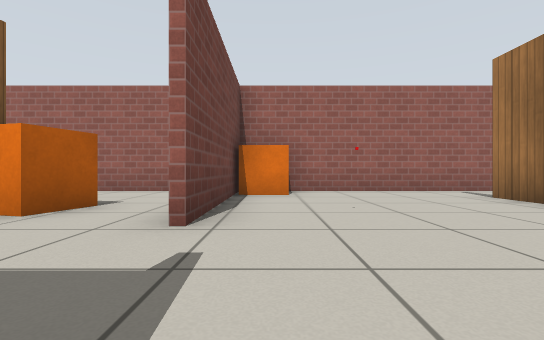
view 1 (above)

24 first-person views from a walk through a world built for the Gazebo simulator. The camera is 0.5 m above the floor, looks level and sees 85° across. The floor is counted in squares, 1 m on a side. Each view is taken from the middle of a square. On the plan, view 1 faces up. The plan holds only what a view shows up to about 9 squares ahead; the rest is blank. Simple patterns stand in for the simulator's built-in surfaces.

view 2
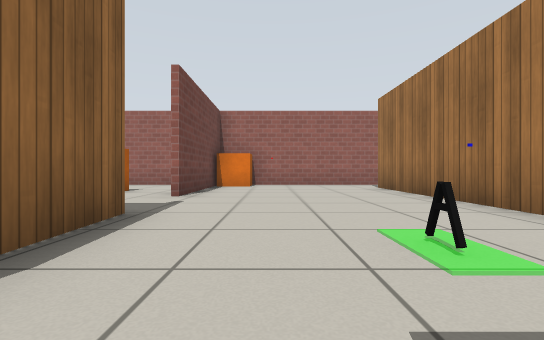

view 3
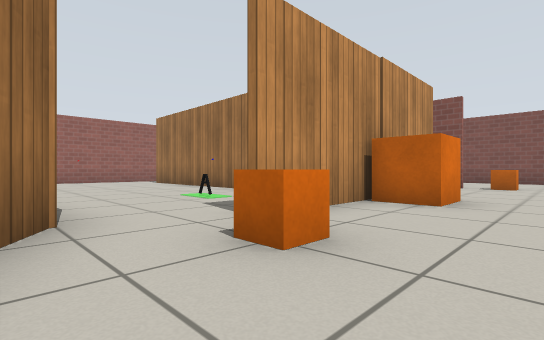

view 4
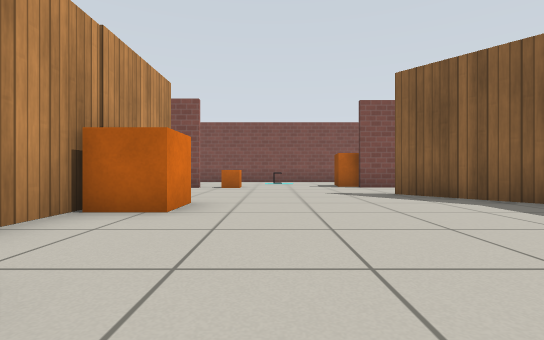

view 5
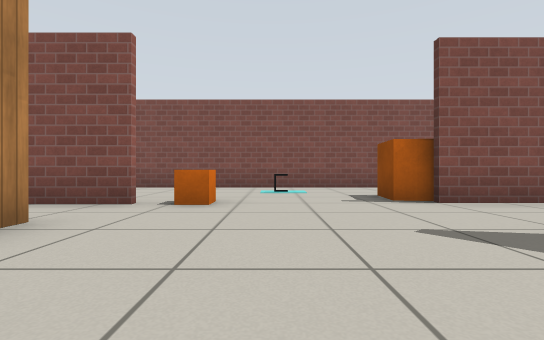

view 6
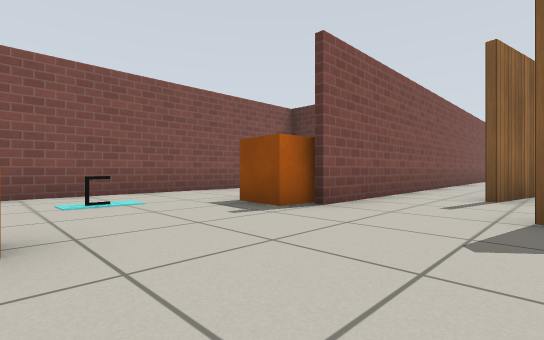

view 7
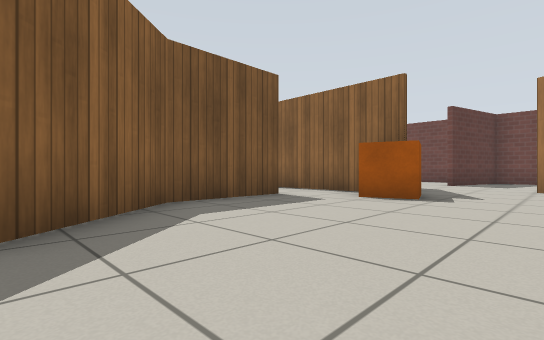

view 8
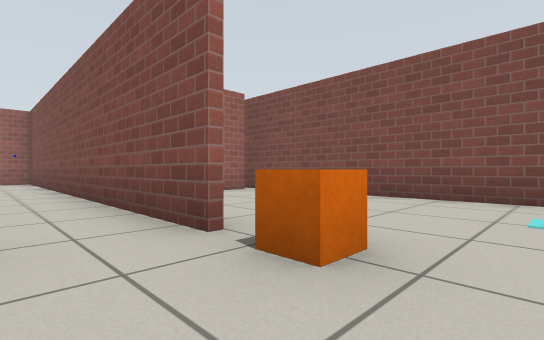

view 9
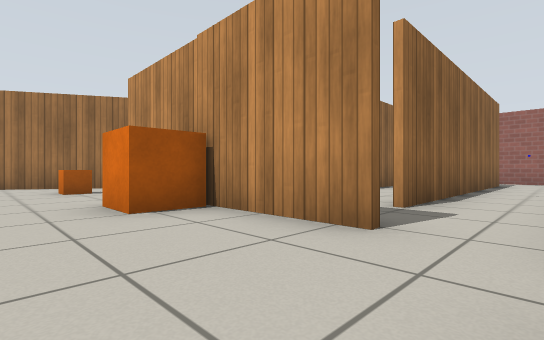

view 10
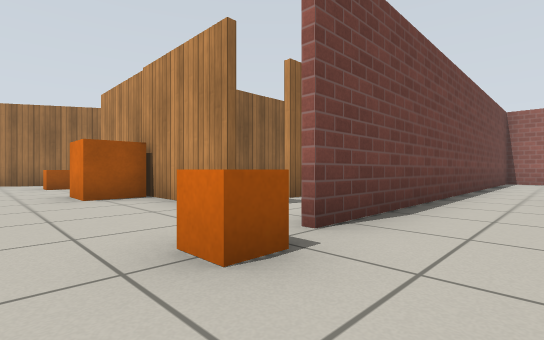

view 11
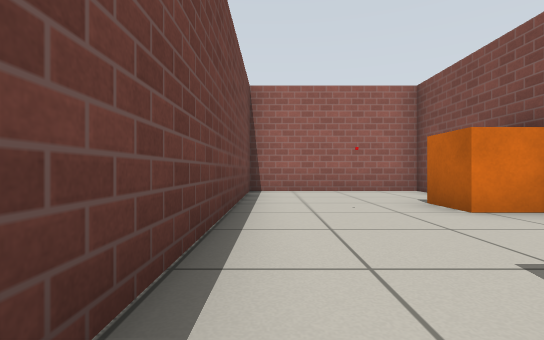

view 12
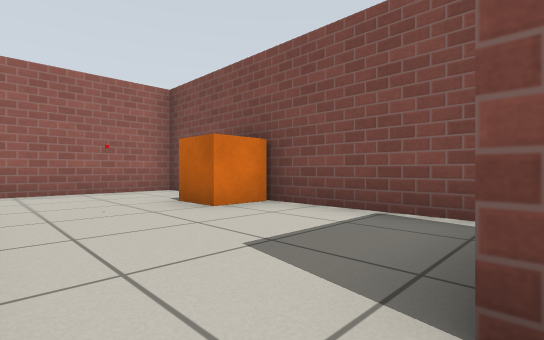

view 13
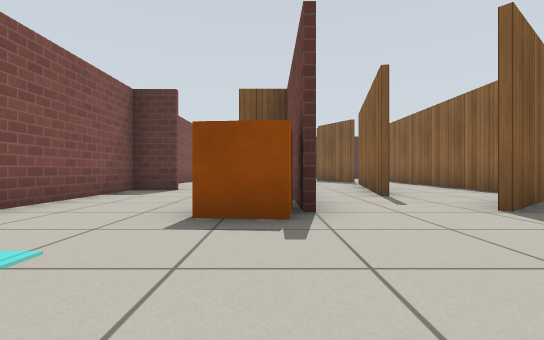

view 14
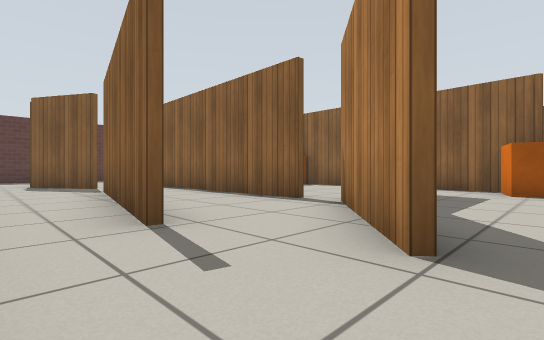

view 15
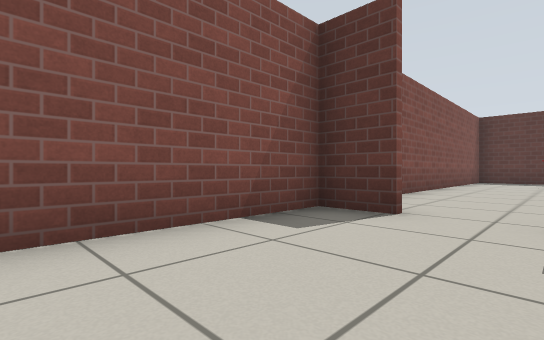

view 16
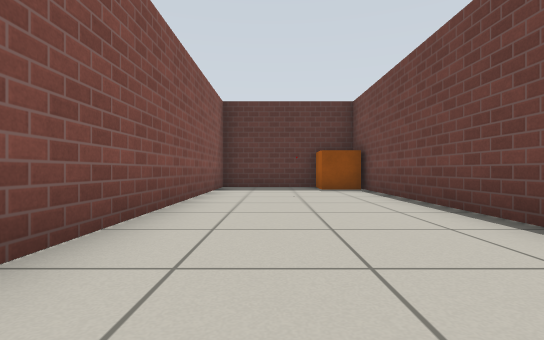

view 17
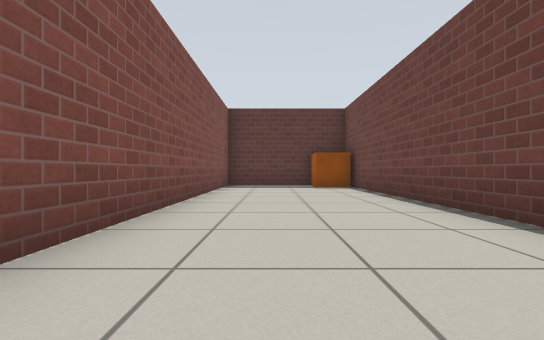

view 18
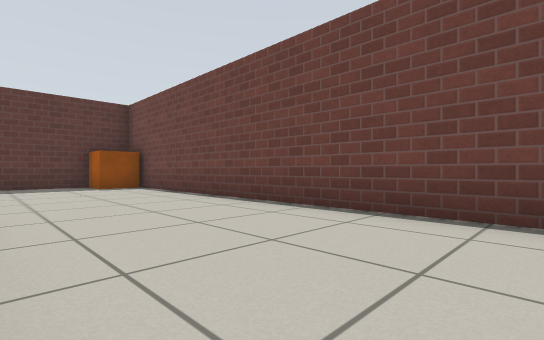

view 19
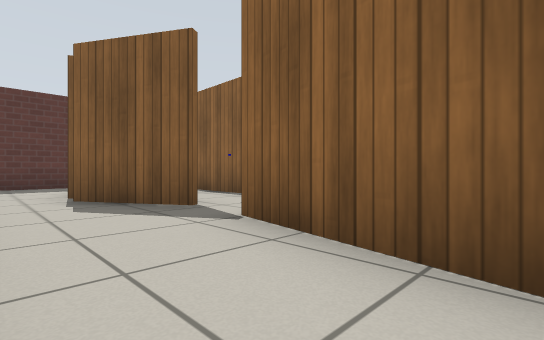

view 20
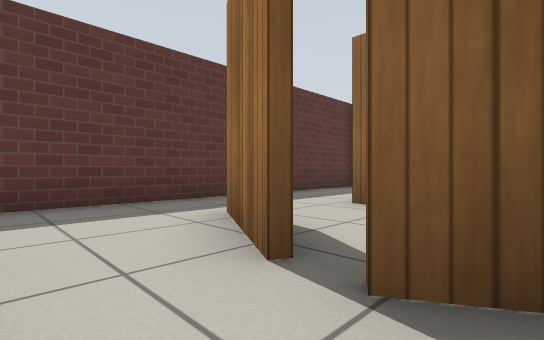

view 21
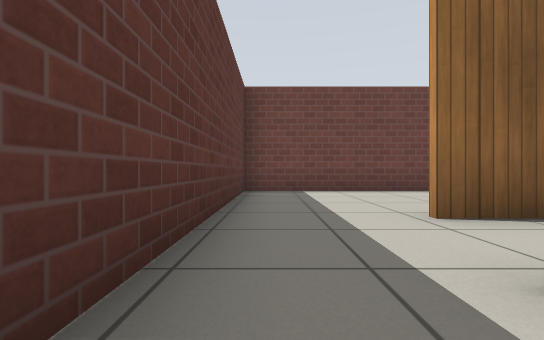

view 22
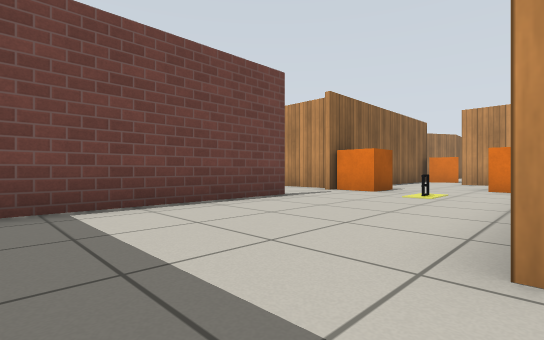

view 23
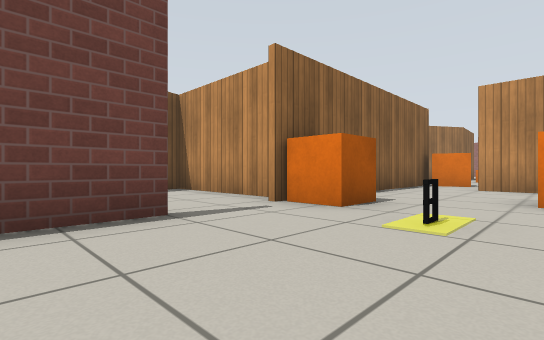

view 24
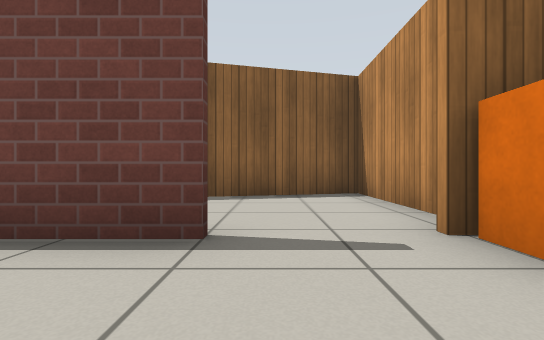

### Floor plan
Ten units are one square. View 1 is at (0, 0); x grows to the right and y downward. Boxes are objects, and circles mark ways between rooms. Rooms are numbered by the first view taken in them; rooms with no view inside come last. Other rooms are left out.
<svg viewBox="-49 -75 179 307">
<path fill="none" stroke="#000" d="M-7 -5 -6 14M40 1 40 -54M-10 -60 -8 -26M35 -70 -7 -70M63 86 50 97M69 106 64 132M86 95 86 123 99 123M86 131 86 226M83 134 83 94M69 37 14 37M112 123 124 123 124 -1M14 103 39 103 62 85M-1 94 -1 104M86 6 86 40M-6 29 -27 65M121 0 112 0M84 227 124 227 124 145M86 -55 86 -14M86 -4 86 6M83 -5 83 -14M124 -1 124 -70 84 -70M69 191 58 210M58 167 69 186M83 154 83 134M64 132 59 156M54 227 84 227M34 227 54 227M40 184 40 204M-1 174 -1 227 34 227M-8 152 -43 152 -35 183M-1 104 -1 146M26 105 14 105M64 122 68 106M40 114 40 184M50 97 39 106M-24 -70 -44 -70M65 -50 65 21M83 -14 83 -54M83 15 83 -5M83 40 83 15"/>
<rect x="-5" y="-65" width="10" height="10" fill="#bbb"><title>orange box</title></rect>
<rect x="15" y="5" width="10" height="10" fill="#bbb"><title>other object</title></rect>
<rect x="25" y="-5" width="10" height="10" fill="#bbb"><title>other object</title></rect>
<rect x="-5" y="75" width="20" height="20" fill="#bbb"><title>orange box</title></rect>
<rect x="5" y="35" width="10" height="10" fill="#bbb"><title>orange box</title></rect>
<rect x="35" y="35" width="10" height="20" fill="#bbb"><title>orange box</title></rect>
<rect x="75" y="45" width="10" height="10" fill="#bbb"><title>orange box</title></rect>
<rect x="85" y="215" width="10" height="10" fill="#bbb"><title>orange box</title></rect>
<rect x="85" y="75" width="20" height="20" fill="#bbb"><title>orange box</title></rect>
<rect x="105" y="55" width="10" height="10" fill="#bbb"><title>other object</title></rect>
<rect x="115" y="-45" width="10" height="10" fill="#bbb"><title>orange box</title></rect>
<rect x="-5" y="145" width="20" height="10" fill="#bbb"><title>orange box</title></rect>
<rect x="15" y="155" width="10" height="10" fill="#bbb"><title>other object</title></rect>
<rect x="25" y="125" width="10" height="20" fill="#bbb"><title>orange box</title></rect>
<rect x="-35" y="-45" width="10" height="20" fill="#bbb"><title>orange box</title></rect>
<circle cx="5" cy="35" r="3" fill="#2a7"/>
<circle cx="95" cy="0" r="3" fill="#2a7"/>
<circle cx="80" cy="130" r="3" fill="#2a7"/>
<circle cx="10" cy="100" r="3" fill="#2a7"/>
<circle cx="60" cy="100" r="3" fill="#2a7"/>
<circle cx="70" cy="40" r="3" fill="#2a7"/>
<circle cx="65" cy="215" r="3" fill="#2a7"/>
<circle cx="60" cy="160" r="3" fill="#2a7"/>
<circle cx="40" cy="215" r="3" fill="#2a7"/>
<circle cx="50" cy="180" r="3" fill="#2a7"/>
<circle cx="40" cy="110" r="3" fill="#2a7"/>
<circle cx="70" cy="5" r="3" fill="#2a7"/>
<text x="10" y="-20">1</text>
<text x="70" y="90">2</text>
<text x="100" y="-30">3</text>
<text x="80" y="180">4</text>
<text x="50" y="210">5</text>
<text x="10" y="170">6</text>
<text x="50" y="140">7</text>
<text x="-30" y="-50">8</text>
<text x="70" y="-30">9</text>
<text x="60" y="20">10</text>
</svg>
Room 1 opens to room 2. Room 2 opens to room 3. Room 2 opens to room 4. Room 2 opens to room 6. Room 2 opens to room 7. Room 2 opens to room 10. Room 4 opens to room 5. Room 4 opens to room 7. Room 5 opens to room 6. Room 5 opens to room 7. Room 6 opens to room 7. Room 9 opens to room 10.

Where each view was taken, in squares from view 1:
view 1: 0 up, 0 right, facing up
view 2: 3 down, 1 right, facing up
view 3: 6 down, 1 left, facing up-right
view 4: 6 down, 0 right, facing right
view 5: 6 down, 4 right, facing right
view 6: 5 down, 6 right, facing down-right
view 7: 6 down, 6 right, facing down-left
view 8: 6 down, 7 right, facing up-right
view 9: 6 down, 8 right, facing up-left
view 10: 6 down, 10 right, facing up-left
view 11: 0 up, 9 right, facing up
view 12: 0 up, 9 right, facing up-right
view 13: 5 down, 9 right, facing down
view 14: 8 down, 8 right, facing down-left
view 15: 9 down, 10 right, facing down-right
view 16: 14 down, 11 right, facing down
view 17: 13 down, 11 right, facing down
view 18: 13 down, 12 right, facing down-left
view 19: 13 down, 8 right, facing down-left
view 20: 18 down, 8 right, facing down-left
view 21: 22 down, 7 right, facing left
view 22: 22 down, 4 right, facing up-left
view 23: 19 down, 3 right, facing up-left
view 24: 17 down, 2 right, facing left
